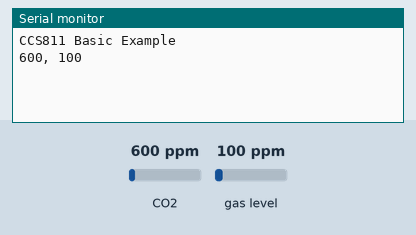
Bench run of a sketch on a simulated Arduino Uno, built with avr-gcc and run on an emulated ATmega328P. Parts: the last lines printed to the serial monitor. The test bench sets the inputs (shaded band); at power-on: CO2 600 ppm, gas level 100 ppm.

Above: at 1.2 s.
1.3 s: CO2 set to 452 ppm
At 5.4 s:
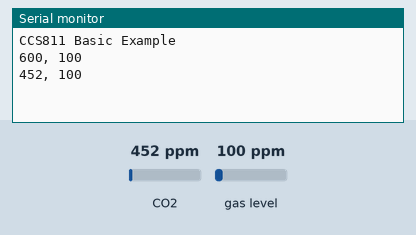
5.5 s: gas level set to 20 ppm
9.7 s: CO2 set to 1050 ppm
At 10.7 s:
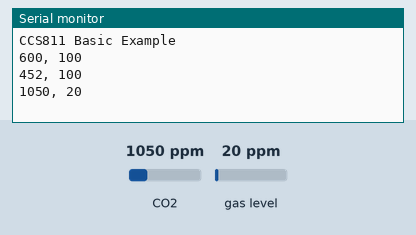
Timing chart, 0 to 12.7 s (numbered marks = the images above; inputs shaded):
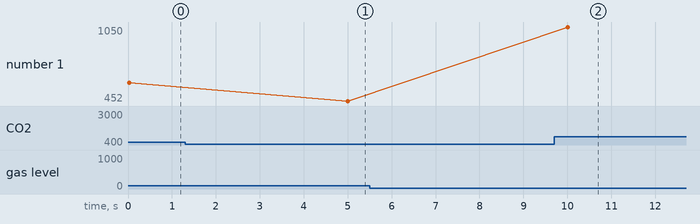

Measured:
- after the input at 1.3 s, the serial monitor: prints a new line after 3.7 s (image 1)
- after the input at 9.7 s, the serial monitor: prints a new line after 0.31 s (image 2)
- plotted number 1: 600 → 452 after the input at 1.3 s, 452 → 1050 after the input at 9.7 s

The sketch:

ccs811.ino
```cpp
/******************************************************************************
  Read basic CO2 and TVOCs

  Marshall Taylor @ SparkFun Electronics
  Nathan Seidle @ SparkFun Electronics

  April 4, 2017

  https://github.com/sparkfun/CCS811_Air_Quality_Breakout
  https://github.com/sparkfun/SparkFun_CCS811_Arduino_Library

  Read the TVOC and CO2 values from the SparkFun CSS811 breakout board

  A new sensor requires at 48-burn in. Once burned in a sensor requires
  20 minutes of run in before readings are considered good.

  Hardware Connections (Breakoutboard to Arduino):
  3.3V to 3.3V pin
  GND to GND pin
  SDA to A4
  SCL to A5

******************************************************************************/
#include <Wire.h>

#include "SparkFunCCS811.h" //Click here to get the library: http://librarymanager/All#SparkFun_CCS811

#define CCS811_ADDR 0x5B //Default I2C Address
//#define CCS811_ADDR 0x5A //Alternate I2C Address

CCS811 mySensor(CCS811_ADDR);

void setup()
{
  Serial.begin(9600);
  Serial.println("CCS811 Basic Example");

  Wire.begin(); //Inialize I2C Hardware

  if (mySensor.begin() == false)
  {
    Serial.print("CCS811 error. Please check wiring. Freezing...");
    while (1)
      ;
  }
}

void loop()
{
  //Check to see if data is ready with .dataAvailable()
  if (mySensor.dataAvailable())
  {
    //If so, have the sensor read and calculate the results.
    //Get them later
    mySensor.readAlgorithmResults();

    //Returns calculated CO2 reading
    Serial.print(mySensor.getCO2());
    Serial.print(", ");
    //Returns calculated TVOC reading
    Serial.print(mySensor.getTVOC());
    Serial.println();
  }

  delay(5000); //Don't spam the I2C bus
}
```
